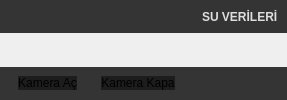
            <widget class="QWidget" name="Gorev">
             <layout class="QHBoxLayout" name="horizontalLayout_8">
              <property name="spacing">
               <number>0</number>
              </property>
              <property name="leftMargin">
               <number>0</number>
              </property>
              <property name="topMargin">
               <number>0</number>
              </property>
              <property name="rightMargin">
               <number>0</number>
              </property>
              <property name="bottomMargin">
               <number>0</number>
              </property>
              <item>
               <layout class="QHBoxLayout" name="horizontalLayout_15">
                <property name="spacing">
                 <number>0</number>
                </property>
                <item>
                 <widget class="QWidget" name="cameraPlaceW" native="true">
                  <property name="styleSheet">
                   <string notr="true">#cameraBottomW{
	background-color: rgb(52, 52, 52);
}
#cameraTopW{
	background-color: rgb(52, 52, 52);
}
</string>
                  </property>
                  <layout class="QVBoxLayout" name="verticalLayout_20">
                   <property name="spacing">
                    <number>0</number>
                   </property>
                   <property name="leftMargin">
                    <number>0</number>
                   </property>
                   <property name="topMargin">
                    <number>0</number>
                   </property>
                   <property name="rightMargin">
                    <number>0</number>
                   </property>
                   <property name="bottomMargin">
                    <number>0</number>
                   </property>
                   <item>
                    <widget class="QWidget" name="cameraTopW" native="true">
                     <property name="maximumSize">
                      <size>
                       <width>16777215</width>
                       <height>60</height>
                      </size>
                     </property>
                    </widget>
                   </item>
                   <item>
                    <widget class="QWidget" name="cameraW" native="true">
                     <layout class="QHBoxLayout" name="horizontalLayout_21">
                      <property name="spacing">
                       <number>0</number>
                      </property>
                      <property name="leftMargin">
                       <number>0</number>
                      </property>
                      <property name="topMargin">
                       <number>0</number>
                      </property>
                      <property name="rightMargin">
                       <number>0</number>
                      </property>
                      <property name="bottomMargin">
                       <number>0</number>
                      </property>
                      <item>
                       <widget class="QLabel" name="cameraLbl">
                        <property name="sizePolicy">
                         <sizepolicy hsizetype="Ignored" vsizetype="Ignored">
                          <horstretch>0</horstretch>
                          <verstretch>0</verstretch>
                         </sizepolicy>
                        </property>
                        <property name="text">
                         <string/>
                        </property>
                        <property name="scaledContents">
                         <bool>false</bool>
                        </property>
                       </widget>
                      </item>
                     </layout>
                    </widget>
                   </item>
                   <item>
                    <widget class="QWidget" name="cameraBottomW" native="true">
                     <property name="maximumSize">
                      <size>
                       <width>16777215</width>
                       <height>70</height>
                      </size>
                     </property>
                     <property name="styleSheet">
                      <string notr="true">#acBtn,#kapaBtn{
	background-color: rgb(29, 29, 29);
	border-radius:10px;
}

#acBtn:hover,#kapaBtn:hover{
	background-color: rgb(168, 168, 168);
}</string>
                     </property>
                     <layout class="QHBoxLayout" name="horizontalLayout_25">
                      <item>
                       <widget class="QWidget" name="acbtnW" native="true">
                        <layout class="QHBoxLayout" name="horizontalLayout_27">
                         <property name="topMargin">
                          <number>0</number>
                         </property>
                         <property name="bottomMargin">
                          <number>0</number>
                         </property>
                         <item>
                          <widget class="QPushButton" name="acBtn">
                           <property name="styleSheet">
                            <string notr="true">text-align:center;</string>
                           </property>
                           <property name="text">
                            <string>Kamera Aç</string>
                           </property>
                          </widget>
                         </item>
                        </layout>
                       </widget>
                      </item>
                      <item>
                       <widget class="QWidget" name="kapabtnW" native="true">
                        <layout class="QHBoxLayout" name="horizontalLayout_26">
                         <property name="topMargin">
                          <number>0</number>
                         </property>
                         <property name="bottomMargin">
                          <number>0</number>
                         </property>
                         <item>
                          <widget class="QPushButton" name="kapaBtn">
                           <property name="styleSheet">
                            <string notr="true">text-align:center;</string>
                           </property>
                           <property name="text">
                            <string>Kamera Kapa</string>
                           </property>
                          </widget>
                         </item>
                        </layout>
                       </widget>
                      </item>
                     </layout>
                    </widget>
                   </item>
                  </layout>
                 </widget>
                </item>
                <item>
                 <widget class="QWidget" name="SuBilgileriW" native="true">
                  <property name="styleSheet">
                   <string notr="true">#suBilgiTitleW,#suBilgiBottomW{
	color: rgb(222, 222, 222);
	background-color: rgb(52, 52, 52);
}</string>
                  </property>
                  <layout class="QVBoxLayout" name="verticalLayout_19">
                   <property name="spacing">
                    <number>0</number>
                   </property>
                   <property name="leftMargin">
                    <number>0</number>
                   </property>
                   <property name="topMargin">
                    <number>0</number>
                   </property>
                   <property name="rightMargin">
                    <number>0</number>
                   </property>
                   <property name="bottomMargin">
                    <number>0</number>
                   </property>
                   <item>
                    <widget class="QWidget" name="suBilgiTitleW" native="true">
                     <property name="maximumSize">
                      <size>
                       <width>16777215</width>
                       <height>60</height>
                      </size>
                     </property>
                     <layout class="QVBoxLayout" name="verticalLayout_21">
                      <item alignment="Qt::AlignHCenter">
                       <widget class="QLabel" name="suVeriLbl">
                        <property name="font">
                         <font>
                          <weight>75</weight>
                          <bold>true</bold>
                         </font>
                        </property>
                        <property name="styleSheet">
                         <string notr="true">color: rgb(222, 222, 222);</string>
                        </property>
                        <property name="text">
                         <string>SU VERİLERİ</string>
                        </property>
                       </widget>
                      </item>
                     </layout>
                    </widget>
                   </item>
                   <item>
                    <widget class="QWidget" name="suBilgiCenterW" native="true"/>
                   </item>
                   <item>
                    <widget class="QWidget" name="suBilgiBottomW" native="true">
                     <property name="maximumSize">
                      <size>
                       <width>16777215</width>
                       <height>70</height>
                      </size>
                     </property>
                    </widget>
                   </item>
                  </layout>
                 </widget>
                </item>
               </layout>
              </item>
             </layout>
            </widget>
